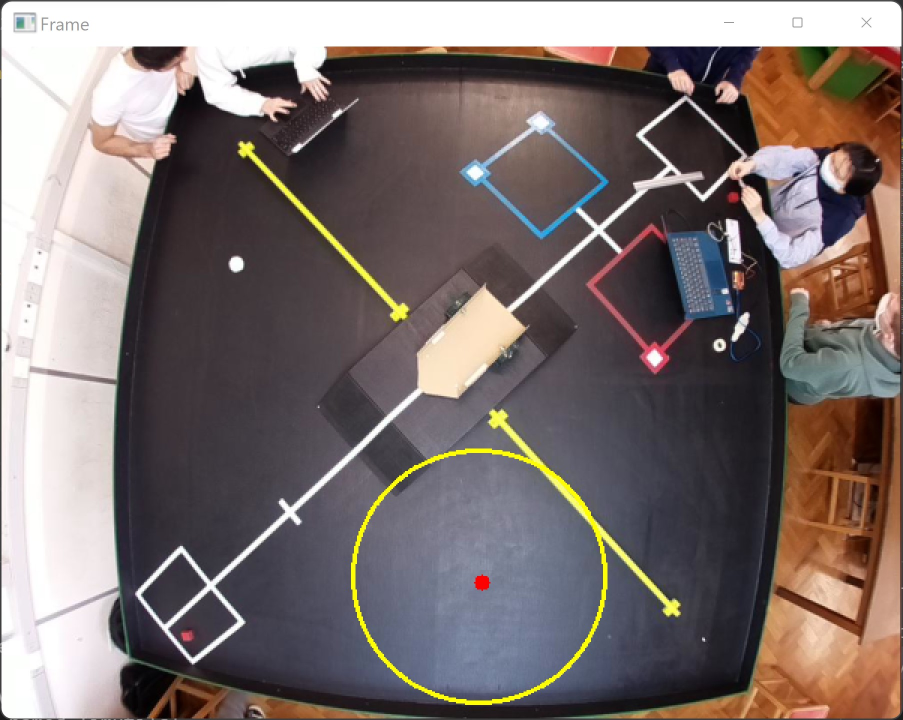
#> input picture cv/1.jpg, 1806 x 1440 px (shown at 1/2 size)
$ python -i find_dots.py   (imports and definitions only)
#> lines starting #> are read from the running program, lines starting #| are printed output that depends on the picture; after the words box and inside, x2 and y2 are one past the last pixel; in counts of white or black regions, pixels touching at a corner belong together
#> further down, picture is the input picture: shape (1440, 1806, 3); mean B, G, R 111, 112.9, 124.5
from turtle import undo
import cv2
import numpy as np
from unfisheye import undistort
from laggy_video import VideoCapture
from crop_board import crop_board
from robot_properties import *

# Flag to print debug information
_DEBUG = __name__ == "__main__"
_DRAW_MASKS = False and _DEBUG

# [108 lines left out: functions drawMarkers, getDotBbox, not called in this run]

def getDots(image: np.ndarray):
    """Return all the magenta dots of correct area within the image

    Parameters
    ----------
    image : np.ndarray
        The image to scan

    Returns
    -------
    list of np.ndarray
        Coordinates (x,y) of the centres of the dots
    """
    # Threshold hsv
    # hMin = 140; sMin = 90; vMin = 101; hMax = 166; sMax = 255; vMax = 255
    hMin = 140; sMin = 20; vMin = 160; hMax = 170; sMax = 255; vMax = 255
    lower = np.array([hMin, sMin, vMin])
    upper = np.array([hMax, sMax, vMax])
    # Create HSV Image and threshold into a range.
    hsv = cv2.cvtColor(image, cv2.COLOR_BGR2HSV)
#> hsv: shape (1440, 1806, 3); mean H, S, V 88, 55.1, 129.4
    mask = cv2.inRange(hsv, lower, upper)
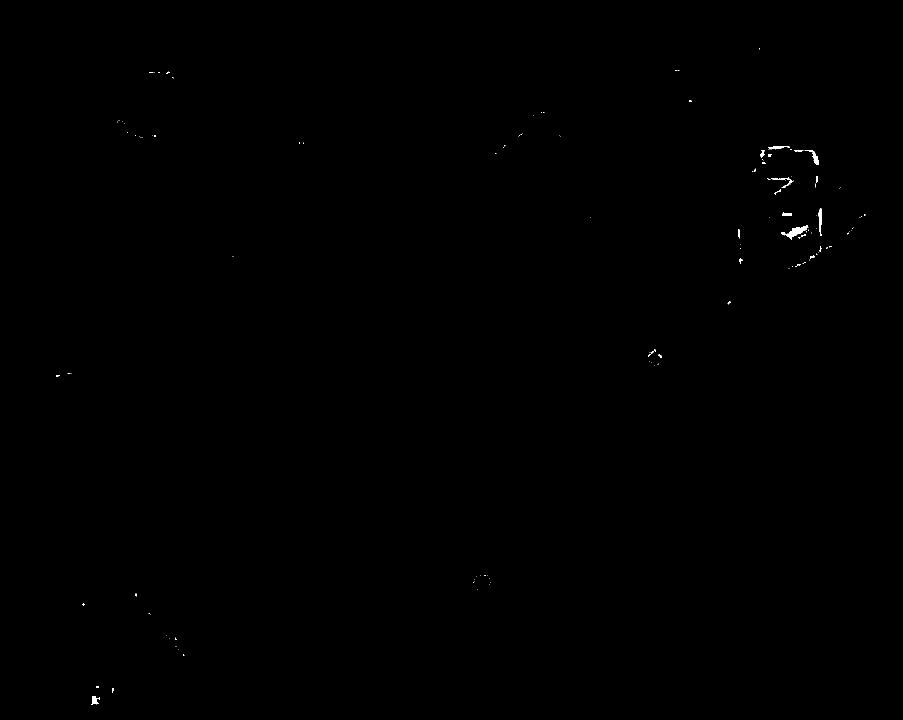
#> mask: shape (1440, 1806) (shown at 1/2 size); 0.1% white; 140 white regions (116 under 20 px)
    if _DRAW_MASKS:
        cv2.imshow("mask", mask)
        cv2.waitKey(0)
        contim = image.copy()
        filt_contim = image.copy()
    # Find contours of correct area
    cnts, _ = cv2.findContours(mask, cv2.RETR_TREE, cv2.CHAIN_APPROX_SIMPLE)
#> cnts = 154 contours, 140 with area under 20; largest, box (x1, y1, x2, y2) and area: (1562, 450, 1617, 480) 468, (1636, 416, 1644, 472) 188, (1609, 300, 1638, 330) 179, (182, 1392, 200, 1410) 153, (1537, 293, 1580, 299) 92
    centres = []
    areas = []
    for c in cnts:
        M = cv2.moments(c)
        area = M['m00']
        _DEBUG and print(area)
        _DRAW_MASKS and cv2.drawContours(contim, [c], -1, (0,255,0), 2)
        # if area > 200 and area < 750: # A3 dots
        if area > 100 and area < 350: # A4 dots
            centre = (M['m10']/M['m00'], M['m01']/M['m00'])
            centre = np.array(centre)
            centres.append(centre)
            areas.append(area)
            _DRAW_MASKS and cv2.drawContours(filt_contim, [c], -1, (255,0,0), 2)
#> this loop made 154 passes
#> (area, centre) on passes 1, 87, 113: (153, [189.1, 1400.2]), (188, [1640.3, 437.6]), (179, [1629.8, 315.8])
#> area on pass 46: 24
#> after the loop, areas = [153, 188, 179]; centres = [[189.1, 1400.2], [1640.3, 437.6], [1629.8, 315.8]]
    if _DRAW_MASKS:
        cv2.imshow("Before filter", contim)
        cv2.imshow("Filtered", filt_contim)
        cv2.waitKey(0)

    return centres

# [60 lines left out: functions transform_coords, untransform_coords, not called in this run]

def get_CofR(centre: np.ndarray, front: np.ndarray) -> np.ndarray:
    return untransform_coords(COFR_OFFSET, centre, front)

def get_true_front(centre: np.ndarray, front: np.ndarray) -> np.ndarray:
    return untransform_coords(TRUE_FRONT_OFFSET, centre, front)

# [217 lines left out: functions get_outer_bbox, _test_transform, _test_image, _test_video, perp, angle and 2 more, not called in this run]


class DotPatternVideo:
    filename: str
    video: VideoCapture

    balance = 0
    track_fail_count = 0
    undo_parallax: bool = True

    # [70 lines left out: functions __init__, find, not called in this run]


# [3 lines not run here, left out]
    # _test_image()
    # _test_calibrate_parallax()

>>> import cv2
>>> picture = cv2.imread('1.jpg')
>>> result = getDots(picture)
#> result has the same summary as centres in getDots
